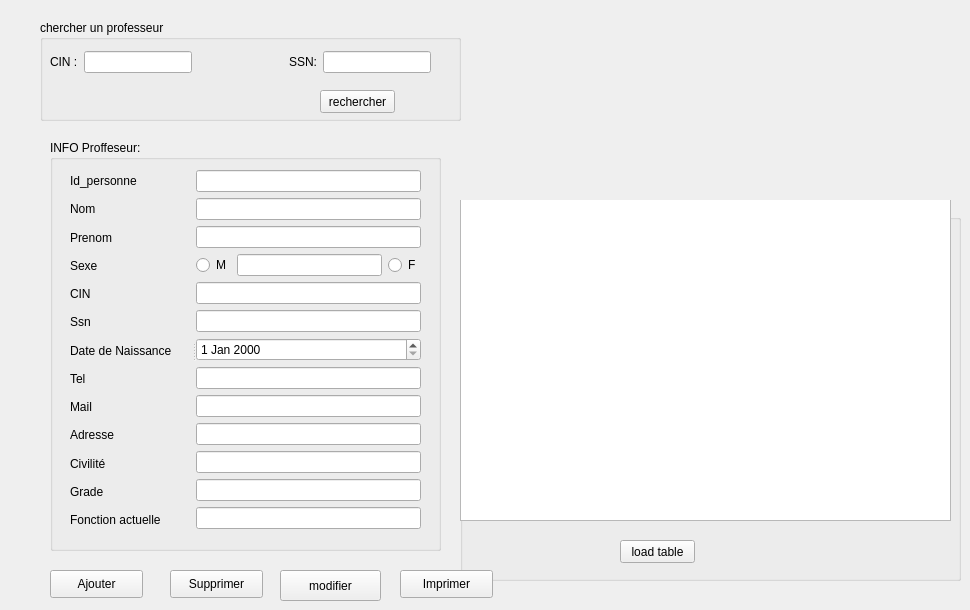
   <widget class="QWidget" name="tab_21">
    <attribute name="title">
     <string>Professeur</string>
    </attribute>
    <widget class="QPushButton" name="pb_professeur_modifier">
     <property name="geometry">
      <rect>
       <x>280</x>
       <y>570</y>
       <width>101</width>
       <height>31</height>
      </rect>
     </property>
     <property name="text">
      <string>modifier</string>
     </property>
    </widget>
    <widget class="QGroupBox" name="groupBox_4">
     <property name="geometry">
      <rect>
       <x>40</x>
       <y>20</y>
       <width>421</width>
       <height>101</height>
      </rect>
     </property>
     <property name="title">
      <string>chercher un professeur</string>
     </property>
     <widget class="QWidget" name="layoutWidget_7">
      <property name="geometry">
       <rect>
        <x>10</x>
        <y>30</y>
        <width>381</width>
        <height>24</height>
       </rect>
      </property>
      <layout class="QHBoxLayout" name="horizontalLayout_4">
       <item>
        <widget class="QLabel" name="label_22">
         <property name="text">
          <string>CIN :</string>
         </property>
        </widget>
       </item>
       <item>
        <widget class="QLineEdit" name="rech_cin"/>
       </item>
       <item>
        <spacer name="horizontalSpacer_2">
         <property name="orientation">
          <enum>Qt::Horizontal</enum>
         </property>
         <property name="sizeHint" stdset="0">
          <size>
           <width>40</width>
           <height>20</height>
          </size>
         </property>
        </spacer>
       </item>
       <item>
        <widget class="QLabel" name="label_23">
         <property name="text">
          <string>SSN:</string>
         </property>
        </widget>
       </item>
       <item>
        <widget class="QLineEdit" name="rech_ssn">
         <property name="text">
          <string/>
         </property>
        </widget>
       </item>
      </layout>
     </widget>
     <widget class="QPushButton" name="pb_professeur_rech">
      <property name="geometry">
       <rect>
        <x>280</x>
        <y>70</y>
        <width>75</width>
        <height>23</height>
       </rect>
      </property>
      <property name="text">
       <string>rechercher</string>
      </property>
     </widget>
    </widget>
    <widget class="QGroupBox" name="groupBox_5">
     <property name="geometry">
      <rect>
       <x>460</x>
       <y>200</y>
       <width>501</width>
       <height>381</height>
      </rect>
     </property>
     <property name="title">
      <string>Affichage Liste Proffeseur</string>
     </property>
     <widget class="QTableView" name="table_professeur">
      <property name="geometry">
       <rect>
        <x>0</x>
        <y>-20</y>
        <width>491</width>
        <height>341</height>
       </rect>
      </property>
     </widget>
     <widget class="QPushButton" name="loadtable">
      <property name="geometry">
       <rect>
        <x>160</x>
        <y>340</y>
        <width>75</width>
        <height>23</height>
       </rect>
      </property>
      <property name="text">
       <string>load table</string>
      </property>
     </widget>
    </widget>
    <widget class="QGroupBox" name="groupBox_6">
     <property name="geometry">
      <rect>
       <x>50</x>
       <y>140</y>
       <width>391</width>
       <height>411</height>
      </rect>
     </property>
     <property name="title">
      <string>INFO Proffeseur:</string>
     </property>
     <widget class="QSplitter" name="splitter_2">
      <property name="geometry">
       <rect>
        <x>20</x>
        <y>30</y>
        <width>351</width>
        <height>361</height>
       </rect>
      </property>
      <property name="orientation">
       <enum>Qt::Horizontal</enum>
      </property>
      <widget class="QWidget" name="layoutWidget_5">
       <layout class="QVBoxLayout" name="verticalLayout_3">
        <item>
         <widget class="QLabel" name="label_25">
          <property name="text">
           <string>Id_personne</string>
          </property>
         </widget>
        </item>
        <item>
         <widget class="QLabel" name="label_26">
          <property name="text">
           <string>Nom</string>
          </property>
         </widget>
        </item>
        <item>
         <widget class="QLabel" name="label_27">
          <property name="text">
           <string>Prenom</string>
          </property>
         </widget>
        </item>
        <item>
         <widget class="QLabel" name="label_28">
          <property name="text">
           <string>Sexe</string>
          </property>
         </widget>
        </item>
        <item>
         <widget class="QLabel" name="label_29">
          <property name="text">
           <string>CIN</string>
          </property>
         </widget>
        </item>
        <item>
         <widget class="QLabel" name="label_2">
          <property name="text">
           <string>Ssn</string>
          </property>
         </widget>
        </item>
        <item>
         <widget class="QLabel" name="label_30">
          <property name="text">
           <string>Date de Naissance</string>
          </property>
         </widget>
        </item>
        <item>
         <widget class="QLabel" name="label_31">
          <property name="text">
           <string>Tel</string>
          </property>
         </widget>
        </item>
        <item>
         <widget class="QLabel" name="label_32">
          <property name="text">
           <string>Mail</string>
          </property>
         </widget>
        </item>
        <item>
         <widget class="QLabel" name="label_33">
          <property name="text">
           <string>Adresse</string>
          </property>
         </widget>
        </item>
        <item>
         <widget class="QLabel" name="label_52">
          <property name="text">
           <string>Civilité</string>
          </property>
         </widget>
        </item>
        <item>
         <widget class="QLabel" name="label_35">
          <property name="text">
           <string>Grade</string>
          </property>
         </widget>
        </item>
        <item>
         <widget class="QLabel" name="label_36">
          <property name="text">
           <string>Fonction actuelle</string>
          </property>
         </widget>
        </item>
       </layout>
      </widget>
      <widget class="QWidget" name="layoutWidget_6">
       <layout class="QVBoxLayout" name="verticalLayout_4">
        <item>
         <widget class="QLineEdit" name="lineEdit_professeur_id_personne"/>
        </item>
        <item>
         <widget class="QLineEdit" name="lineEdit_professeur_nom"/>
        </item>
        <item>
         <widget class="QLineEdit" name="lineEdit_professeur_prenom"/>
        </item>
        <item>
         <layout class="QHBoxLayout" name="horizontalLayout_5">
          <item>
           <widget class="QRadioButton" name="radioButton_professeur_m">
            <property name="text">
             <string>M</string>
            </property>
           </widget>
          </item>
          <item>
           <widget class="QLineEdit" name="lineEdit_professeur_sexe"/>
          </item>
          <item>
           <widget class="QRadioButton" name="radioButton_professeur_f">
            <property name="text">
             <string>F</string>
            </property>
           </widget>
          </item>
         </layout>
        </item>
        <item>
         <widget class="QLineEdit" name="lineEdit_professeur_CIN">
          <property name="minimumSize">
           <size>
            <width>169</width>
            <height>0</height>
           </size>
          </property>
         </widget>
        </item>
        <item>
         <widget class="QLineEdit" name="lineEdit_professeur_ssn"/>
        </item>
        <item>
         <widget class="QDateEdit" name="dateEdit_professeur"/>
        </item>
        <item>
         <widget class="QLineEdit" name="lineEdit_professeur_tel"/>
        </item>
        <item>
         <widget class="QLineEdit" name="lineEdit_professeur_mail"/>
        </item>
        <item>
         <widget class="QLineEdit" name="lineEdit_professeur_adresse">
          <property name="minimumSize">
           <size>
            <width>169</width>
            <height>0</height>
           </size>
          </property>
         </widget>
        </item>
        <item>
         <widget class="QLineEdit" name="lineEdit_professeur_civilite"/>
        </item>
        <item>
         <widget class="QLineEdit" name="lineEdit_professeur_grade">
          <property name="minimumSize">
           <size>
            <width>169</width>
            <height>0</height>
           </size>
          </property>
         </widget>
        </item>
        <item>
         <widget class="QLineEdit" name="lineEdit_professeur_fonction"/>
        </item>
       </layout>
      </widget>
     </widget>
    </widget>
    <widget class="QPushButton" name="pb_professeur_supprimer">
     <property name="geometry">
      <rect>
       <x>170</x>
       <y>570</y>
       <width>93</width>
       <height>28</height>
      </rect>
     </property>
     <property name="text">
      <string>Supprimer</string>
     </property>
    </widget>
    <widget class="QPushButton" name="pushButton_9">
     <property name="geometry">
      <rect>
       <x>400</x>
       <y>570</y>
       <width>93</width>
       <height>28</height>
      </rect>
     </property>
     <property name="text">
      <string>Imprimer</string>
     </property>
    </widget>
    <widget class="QPushButton" name="pb_professeur_ajouter_2">
     <property name="geometry">
      <rect>
       <x>50</x>
       <y>570</y>
       <width>93</width>
       <height>28</height>
      </rect>
     </property>
     <property name="text">
      <string>Ajouter</string>
     </property>
    </widget>
   </widget>
